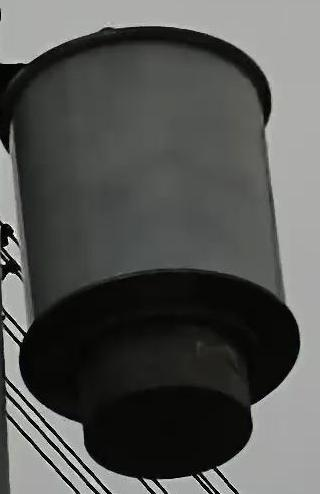
#> input picture images/呼吸器/5.jpg, 320 x 494 px, found by its file name
$ python anpd.py   (older library calls are emulated)
#> lines starting #> are read from the running program, lines starting #| are printed output that depends on the picture; after the words box and inside, x2 and y2 are one past the last pixel; in counts of white or black regions, pixels touching at a corner belong together
# https://www.pyimagesearch.com/2020/09/21/opencv-automatic-license-number-plate-recognition-anpr-with-python/

import numpy as np
import cv2


class ANPD:
    def __init__(self, minAR=4, maxAR=5):
        self.minAR = minAR
        self.maxAR = maxAR

    def imshow(self, title, image):
        cv2.imshow(title, image)
        cv2.waitKey(0)

    def locate_licence_plate_candidates(self, gray, keep=5):
        # Blackhat morphological operation to reveal dark regions on light backgrounds
        rectKern = cv2.getStructuringElement(cv2.MORPH_RECT, (13, 5))
        blackHat = cv2.morphologyEx(gray, cv2.MORPH_BLACKHAT, rectKern)
        self.imshow("Blackhat", blackHat)

        # Find regions in image that are light
        squareKern = cv2.getStructuringElement(cv2.MORPH_RECT, (3, 3))
        light = cv2.morphologyEx(gray, cv2.MORPH_CLOSE, squareKern)
        light = cv2.threshold(light, 0, 255, cv2.THRESH_BINARY | cv2.THRESH_OTSU)[1]
        self.imshow("Light Regions", light)

        # Scharr gradient representation of the blackhat image
        # x direction , rescaled in [0..255]
        gradX = cv2.Sobel(blackHat, ddepth=cv2.CV_32F, dx=1, dy=0, ksize=-1)
        gradX = np.absolute(gradX)
        minVal, maxVal = np.min(gradX), np.max(gradX)
        gradX = 255 * ((gradX - minVal) / (maxVal - minVal))
        gradX = gradX.astype("uint8")
        self.imshow("Scharr", gradX)

        # Blur the gradient representation, apply close operation,
        # threshold the image using Otsu's method
        gradX = cv2.GaussianBlur(gradX, (5, 5), 0)
        gradX = cv2.morphologyEx(gradX, cv2.MORPH_CLOSE, rectKern)
        thresh = cv2.threshold(gradX, 0, 255, cv2.THRESH_BINARY | cv2.THRESH_OTSU)[1]
        self.imshow("Grad Thresh", thresh)

        # Perform a series of erosions and dilations to clean up the thresholded image
        thresh = cv2.erode(thresh, None, iterations=2)
        thresh = cv2.dilate(thresh, None, iterations=2)
        self.imshow("Grad Erode/Dilate", thresh)

        # Take the bitwise AND between the threshold result and
        # the light regions of the image
        thresh = cv2.bitwise_and(thresh, thresh, mask=light)
        thresh = cv2.dilate(thresh, None, iterations=2)
        thresh = cv2.erode(thresh, None, iterations=1)
        self.imshow("Final", thresh)

        # Find contours in the thresholded image and sort them
        # by size in descending order
        cnts, _ = cv2.findContours(
            thresh.copy(), cv2.RETR_EXTERNAL, cv2.CHAIN_APPROX_SIMPLE
        )
        cnts = sorted(cnts, key=cv2.contourArea, reverse=True)[:keep]

        return cnts

    def locate_license_plate(self, gray, candidates):
        # Initialize license plate contour and ROI
        lpCnt = None
        roi = None

        # Loop over license plate candidate contours
        for c in candidates:
            # Compute the bounding box of the contour
            # and use it to derive aspect ratio
            (x, y, w, h) = cv2.boundingRect(c)
            ar = w / float(h)

            # Check to see if the aspect ratio is rectangular
            if ar >= self.minAR and ar <= self.maxAR:
                # Store the contour and extract the license plate
                # Then threshold it
                lpCnt = c
                licensePlate = gray[y : y + h, x : x + w]
                roi = cv2.threshold(
                    licensePlate, 0, 255, cv2.THRESH_BINARY_INV | cv2.THRESH_OTSU
                )[1]

                self.imshow("License Plate", licensePlate)
                self.imshow("ROI", roi)
                break

        return roi, lpCnt


anpd = ANPD()
file_path = '/home/linxu/Desktop/无人机巡检项目/输电杆塔照片素材/输电杆塔照片素材/杆塔倒塌/5.JPG'
src = cv2.imread(file_path)
#> src is the input picture: shape (494, 320, 3); mean B, G, R 82.3, 84.5, 83.5
src = cv2.resize(src, (0,0), fx=0.2, fy=0.2)
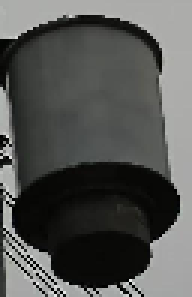
#> src: shape (99, 64, 3) (shown 3 times larger); mean B, G, R 82.4, 84.7, 83.7
cv2.imshow('src', src)

gray = cv2.cvtColor(src, cv2.COLOR_RGB2GRAY)

# gray = cv2.imread("/home/hxzh02/图片/digta.png", cv2.IMREAD_GRAYSCALE)
candidates = anpd.locate_licence_plate_candidates(gray)
#> in locate_licence_plate_candidates, `blackHat = cv2.morphologyEx(gray, cv2.MORPH_BLACKHAT, rectKern)`:
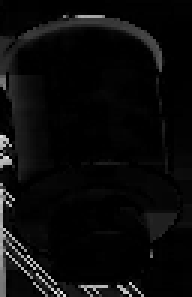
#> blackHat: shape (99, 64) (shown 3 times larger); min 0, max 230, mean 10.7
#> in locate_licence_plate_candidates, `light = cv2.threshold(light, 0, 255, cv2.THRESH_BINARY | cv2.THRESH_OT..`:
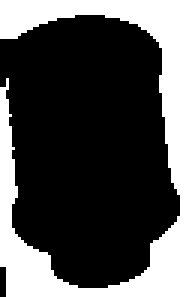
#> light: shape (99, 64) (shown 3 times larger); 32.5% white; 1 white region, box (x1, y1, x2, y2) and area: (0, 0, 64, 99) 2061
#> in locate_licence_plate_candidates, `gradX = cv2.Sobel(blackHat, ddepth=cv2.CV_32F, dx=1, dy=0, ksize=-1)`:
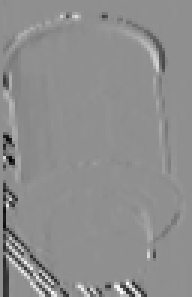
#> gradX: shape (99, 64) float32 (shown 3 times larger); min -2895, max 2238, mean -33.3; drawn with min black and max white
#> in locate_licence_plate_candidates, `gradX = np.absolute(gradX)`:
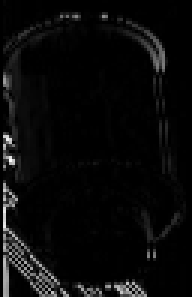
#> gradX: shape (99, 64) float32 (shown 3 times larger); min 0, max 2895, mean 116.1; drawn with min black and max white
#> in locate_licence_plate_candidates, `minVal, maxVal = np.min(gradX), np.max(gradX)`: minVal = 0; maxVal = 2895
#> in locate_licence_plate_candidates, `gradX = cv2.morphologyEx(gradX, cv2.MORPH_CLOSE, rectKern)`:
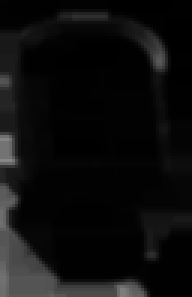
#> gradX: shape (99, 64) (shown 3 times larger); min 0, max 135, mean 13.2
#> in locate_licence_plate_candidates, `thresh = cv2.threshold(gradX, 0, 255, cv2.THRESH_BINARY | cv2.THRESH_O..`: thresh: shape (99, 64); 10.1% white; 6 white regions (3 under 20 px), largest, box (x1, y1, x2, y2) and area: (0, 61, 49, 99) 497, (0, 44, 6, 56) 62, (48, 12, 55, 24) 51
#> in locate_licence_plate_candidates, `thresh = cv2.erode(thresh, None, iterations=2)`: thresh: shape (99, 64); 5.3% white; 3 white regions (1 under 20 px), largest, box (x1, y1, x2, y2) and area: (0, 63, 46, 99) 311, (0, 46, 3, 54) 23
#> in locate_licence_plate_candidates, `thresh = cv2.dilate(thresh, None, iterations=2)`: thresh: shape (99, 64); 8.9% white; 3 white regions (1 under 20 px), largest, box (x1, y1, x2, y2) and area: (0, 61, 48, 99) 491, (0, 44, 5, 56) 59
#> in locate_licence_plate_candidates, `thresh = cv2.bitwise_and(thresh, thresh, mask=light)`: thresh: shape (99, 64); 8.1% white; 3 white regions (1 under 20 px), largest, box (x1, y1, x2, y2) and area: (0, 61, 48, 99) 456, (0, 44, 5, 56) 52
#> in locate_licence_plate_candidates, `thresh = cv2.dilate(thresh, None, iterations=2)`: thresh: shape (99, 64); 12.9% white; 3 white regions, box (x1, y1, x2, y2) and area: (0, 59, 50, 99) 668, (0, 42, 7, 58) 107, (0, 24, 5, 32) 40
#> in locate_licence_plate_candidates, `thresh = cv2.erode(thresh, None, iterations=1)`:
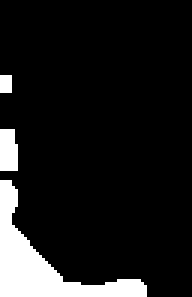
#> thresh: shape (99, 64) (shown 3 times larger); 10.6% white; 3 white regions
#> in locate_licence_plate_candidates, `cnts, _ = cv2.findContours( thresh.copy(), cv2.RETR_EXTERNAL, cv2.CHAI..`: cnts = 3 contours, 1 with area under 20; largest, box (x1, y1, x2, y2) and area: (0, 60, 49, 99) 494, (0, 43, 6, 57) 60
#> candidates has the same summary as cnts in locate_licence_plate_candidates
roi, lpCnt = anpd.locate_license_plate(gray, candidates)
#> the loop in locate_license_plate, `for c in candidates:` made 3 passes
#> (y, w, h, ar) on passes 1 to 2: (60, 49, 39, 1.26), (43, 6, 14, 0.429)
#> (c, y, w, h, ar) on pass 3: ([[0, 25], [0, 30], [3, 30], [3, 25]], 25, 4, 6, 0.667)

# Bounding rectangle of the license plate
print(cv2.boundingRect(lpCnt))
#| (0, 0, 0, 0)

$ run again, with images/呼吸器/2.jpg copied over images/呼吸器/5.jpg
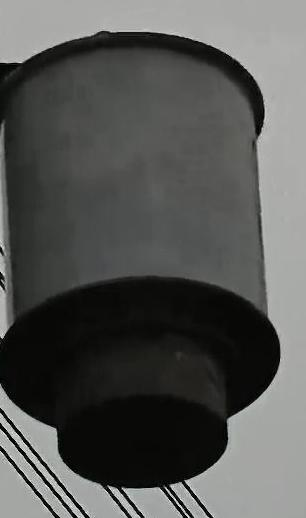
#> input picture images/呼吸器/2.jpg, 306 x 518 px, found by its file name
#> src is the input picture: shape (518, 306, 3); mean B, G, R 83.7, 85.9, 85.1
#> src: shape (104, 61, 3)
#> minVal = 0; maxVal = 2626
#> in locate_licence_plate_candidates, `thresh = cv2.erode(thresh, None, iterations=1)`:
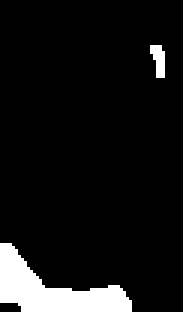
#> thresh: shape (104, 61) (shown 3 times larger); 7.9% white; 2 white regions
#> cnts = 2 contours; box (x1, y1, x2, y2) and area: (0, 81, 44, 104) 408, (50, 15, 55, 26) 26
#> candidates has the same summary as cnts in locate_licence_plate_candidates
#> the loop in locate_license_plate, `for c in candidates:` made 2 passes
#> (x, y, w, h, ar) on passes 1 to 2: (0, 81, 44, 23, 1.91), (50, 15, 5, 11, 0.455)
#| (0, 0, 0, 0)
